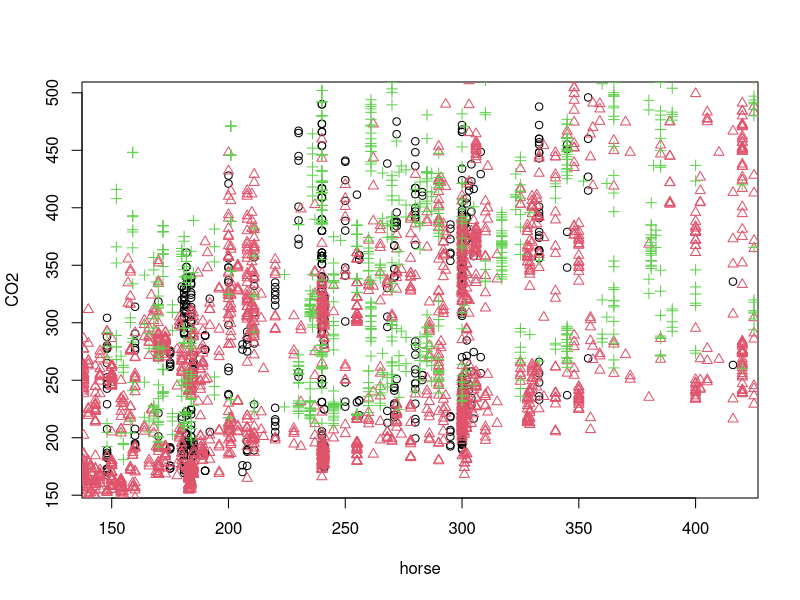
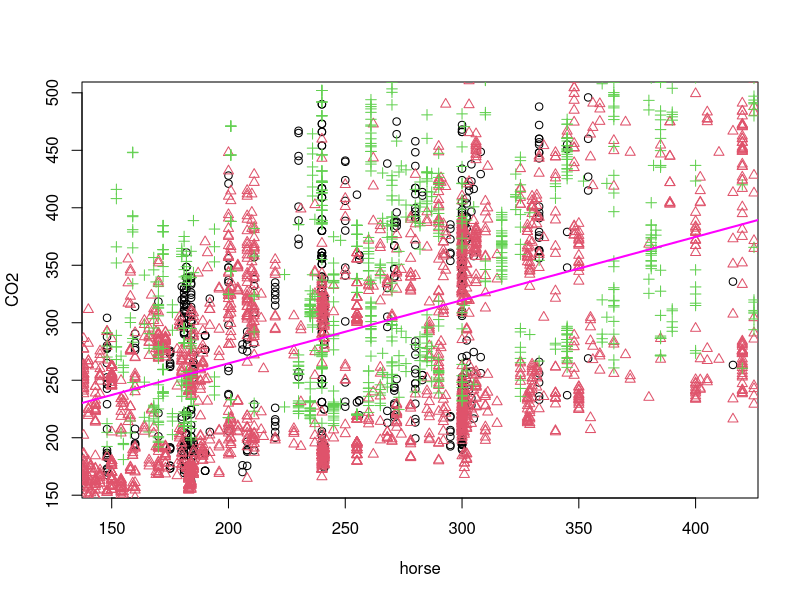
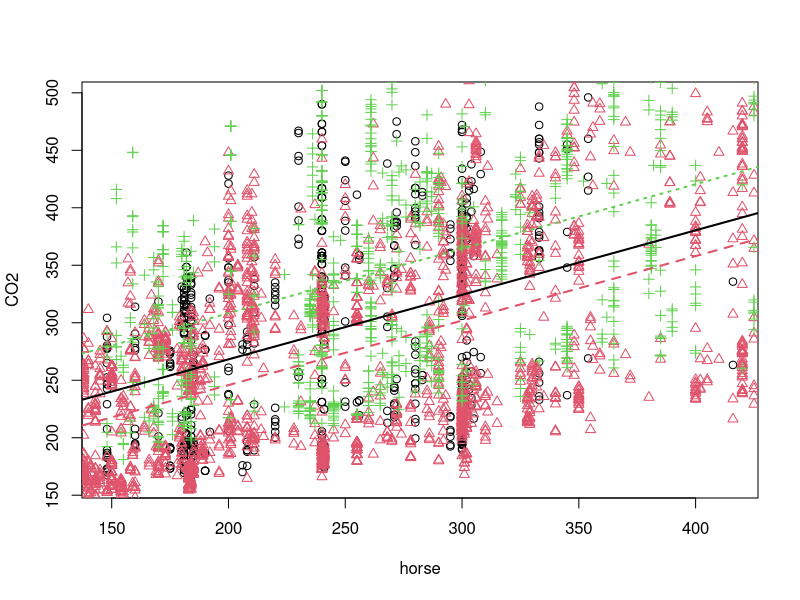
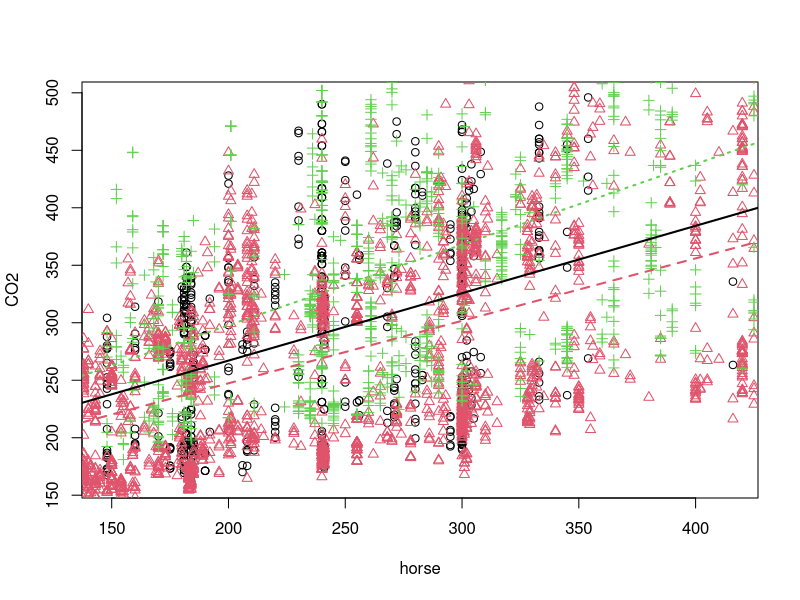

The R source for these figures, in order:
## ---- chunk 1
options(scipen = 1, digits = 4, width = 80)
## ---- chunk 2
epa = read.csv("epa2015.csv")
#str(epa)
class(epa$type)
## ---- chunk 3
plotData = function(){
plot(CO2 ~ horse, data = subset(epa,type=="Both"), col =1, pch = 1)
points(CO2 ~ horse, data = subset(epa,type=="Car"), col =2, pch = 2)
points(CO2 ~ horse, data = subset(epa,type=="Truck"), col =3, pch = 3)
}

plotData()
## ---- chunk 4
co2_horse_slr = lm(CO2~horse,data=epa)
plotData()
abline(co2_horse_slr, lwd = 2, col = "magenta")
## ---- chunk 5
as.numeric(coef(co2_horse_slr)["horse"])
## ---- chunk 6
newdata = data.frame(horse=148)
predict(co2_horse_slr, newdata, interval="confidence") 
## ---- chunk 7
co2_add = lm(CO2~horse+type,data=epa)

int_Both = coef(co2_add)[1]
int_Car = coef(co2_add)[1] + coef(co2_add)[3]
int_Truck = coef(co2_add)[1] + coef(co2_add)[4]
slope_all_type = coef(co2_add)[2]

plotData()

abline(int_Both, slope_all_type, col = 1, lty = 1, lwd = 2)
abline(int_Car, slope_all_type, col = 2, lty = 2, lwd = 2)
abline(int_Truck, slope_all_type, col = 3, lty = 3, lwd = 2)

## ---- chunk 8
as.numeric(coef(co2_add)["horse"])
## ---- chunk 9
newdata = data.frame(horse=148,type="Both")
predict(co2_add, newdata, interval="confidence") 
## ---- chunk 10
co2_int = lm(CO2~horse*type,data=epa)
int_Both = coef(co2_int)[1]
int_Car = coef(co2_int)[1] + coef(co2_int)[3]
int_Truck = coef(co2_int)[1] + coef(co2_int)[4]

slope_Both = coef(co2_int)[2]
slope_Car = coef(co2_int)[2] + coef(co2_int)[5]
slope_Truck = coef(co2_int)[2] + coef(co2_int)[6]

plotData()

abline(int_Both, slope_Both, col = 1, lty = 1, lwd = 2)
abline(int_Car, slope_Car, col = 2, lty = 2, lwd = 2)
abline(int_Truck, slope_Truck, col = 3, lty = 3, lwd = 2)
## ---- chunk 11
as.numeric(coef(co2_int)["horse"]+coef(co2_int)["horse:typeTruck"])
## ---- chunk 12
newdata = data.frame(horse=148,type="Both")
predict(co2_int, newdata, interval="confidence") 
## ---- chunk 13
anova(co2_horse_slr, co2_add)
## ---- chunk 14
anova(co2_add, co2_int)
## ---- chunk 15
hospital = read.csv("hospital.csv")
#str(hospital)
levels(hospital$Care)
levels(hospital$Race)
## ---- chunk 16
days_add = lm(Days~Charges+Pressure+Care+Race,data=hospital)
coef(days_add)
## ---- chunk 17
days_mix = lm(Days~Charges+Pressure+Care+Race+Care:Charges+Care:Pressure,data=hospital)
anova(days_add,days_mix)
## ---- chunk 18
days_mix2 = lm(Days~Charges+Pressure+Care+Race+Care:Charges+Care:Pressure+Race:Charges+Race:Pressure,data=hospital)
anova(days_add,days_mix2)
## ---- chunk 19
coef(days_mix2)

patient1 = data.frame(Charges=2000,Pressure=80,Care="high",Race="white")
patient2 = data.frame(Charges=2000,Pressure=81,Care="high",Race="white")
mean(predict(days_mix2,data=patient2)-predict(days_mix2,data=patient1))
## ---- chunk 20
days_int = lm(Days~Charges*Pressure*Care*Race,data=hospital)
anova(days_mix2,days_int)
## ---- chunk 21
fish = read.csv("fish.csv")
fish_int = lm(Weight~Length1*HeightPct*WidthPct,data=fish)
coef(fish_int)
## ---- chunk 22
fish_smaller = lm(Weight ~ Length1 + HeightPct * WidthPct, data = fish)
## ---- chunk 23
anova(fish_smaller,fish_int)
## ---- chunk 24
coef(fish_int)["Length1"] + coef(fish_int)["Length1:HeightPct"]*20 + coef(fish_int)["Length1:WidthPct"]*10 + coef(fish_int)["Length1:HeightPct:WidthPct"]*20*10
## ---- chunk 25
coef(fish_smaller)["Length1"] 
## ---- chunk 26
n = 16

ex4 = data.frame(
  groups = c(rep("A", n / 2), rep("B", n / 2)),
  values = rep(0, n))
str(ex4)
## ---- chunk 27
ex4$values = rnorm(n, mean = 10, sd = 3) # simualte data
summary(lm(values ~ groups, data = ex4))
t.test(values ~ groups, data = ex4, var.equal = TRUE)
## ---- chunk 28
num_sims = 100
lm_t = rep(0, num_sims)
lm_p = rep(0, num_sims)
tt_t = rep(0, num_sims)
tt_p = rep(0, num_sims)
## ---- chunk 29
library("broom")
UIN = 658325691
set.seed(UIN)
for(i in 1:num_sims){
  ex4$values = rnorm(n, mean = 10, sd = 3)
  lm_t[i] = glance(lm(formula = values ~ groups, data = ex4))$statistic
  lm_p[i] = glance(lm(formula = values ~ groups, data = ex4))$p.value
  tt_t[i] = glance(t.test(values ~ groups, data = ex4, var.equal = TRUE))$statistic
  tt_p[i] = glance(t.test(values ~ groups, data = ex4, var.equal = TRUE))$p.value
}
## ---- chunk 30
mean(lm_t == tt_t)
## ---- chunk 31
mean(lm_p == tt_p)
## ---- chunk 32
all.equal(lm_p, tt_p)
## ---- chunk 33

